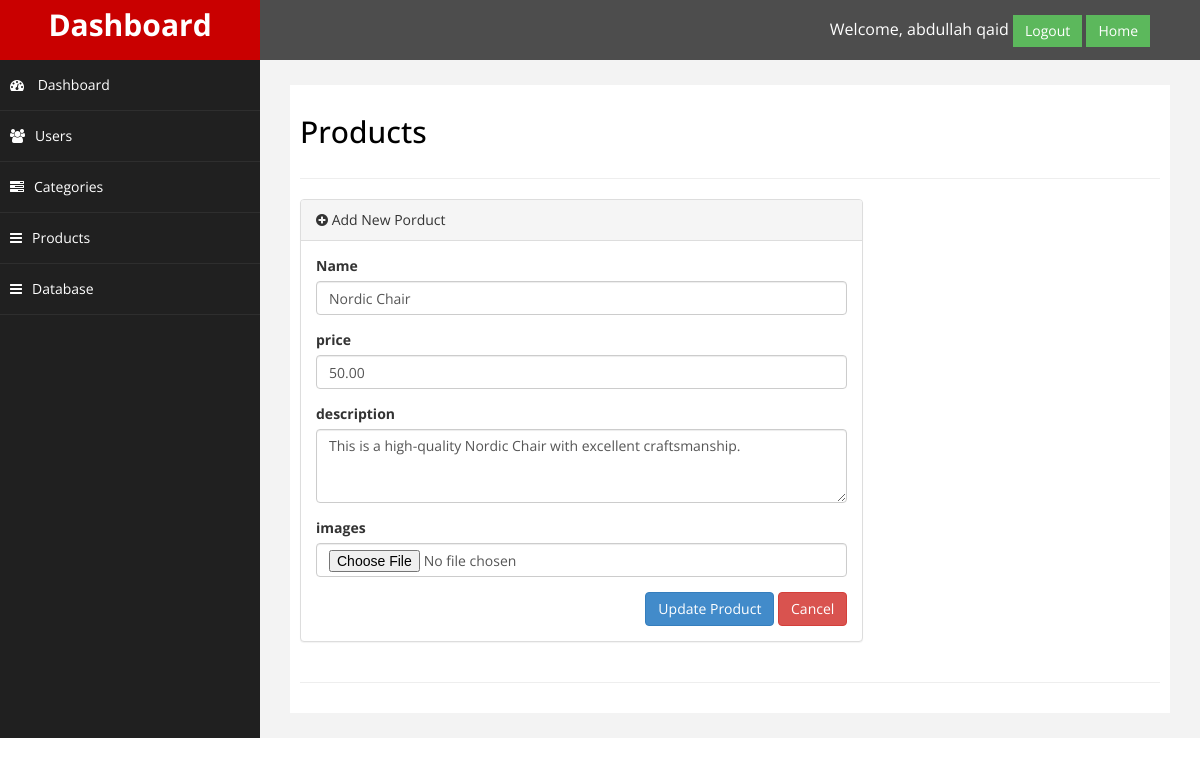
Page /admin/editproducts.php?action=edit&id=11 (signed in) on the committed database.
### tables this page shows
CREATE TABLE `products` (
  `product_id` int(11) NOT NULL,
  `name` varchar(100) NOT NULL,
  `description` varchar(255) DEFAULT NULL,
  `price` decimal(10,2) NOT NULL,
  `image` varchar(255) DEFAULT NULL,
  `stock_quantity` int(11) NOT NULL DEFAULT 0,
  `created_at` timestamp NOT NULL DEFAULT current_timestamp(),
  `updated_at` timestamp NOT NULL DEFAULT current_timestamp() ON UPDATE current_timestamp()
);

### admin/editproducts.php (the view, shortened to what this page needs)
<?php
include('upload/header.php');
require('db_connect.php');
?>
<div id="page-wrapper">
    <div id="page-inner">
        <div class="row">
            <div class="col-md-12">
                <h2><i class="fa fa-items"></i>Products</h2>
            </div>
        </div>
        <hr />
        <div class="row">
            <div class="col-md-8">
                <div class="panel panel-default">
                    <div class="panel-heading">
                        <i class="fa fa-plus-circle"></i> Add New Porduct
                    </div>
                    <?php
                    $name = $price = $description = "";
                    $product_id = $_GET['id'];
                    $query = "SELECT * FROM products WHERE product_id = :product_id";
                    $stmt = $db->prepare($query);
                    $stmt->bindParam(':product_id', $product_id);
                    $stmt->execute();
                    if ($stmt->rowCount() > 0) {
                        $user = $stmt->fetch(PDO::FETCH_ASSOC);
                        $name = $user['name'];
                        $price = $user['price'];
                        $description = $user['description'];
                    } else {
                        echo "<div class='alert alert-danger'> Products   not Found </div>";
                        exit;
                    }
                    ?>
                    <div class="panel-body">
                        <div class="row">
                            <div class="col-md-12">
                                <form role="form" method="post" enctype="multipart/form-data">
                                    <div class="form-group">
                                        <label>Name</label>
                                        <input type="text" name="name" value="<?php echo $name ?>"
                                            placeholder="Please Enter your Name " class="form-control" />
                                    </div>
                                    <div class="form-group">
                                        <label>price</label>
                                        <input type="text" name="price" value="<?php echo $price ?>"
                                            placeholder="Please Enter your Name " class="form-control" />
                                    </div>
                                    <div class="form-group">
                                        <label>description</label>
                                        <textarea placeholder="Please Enter Description"
                                            value="<?php echo $description ?>" name="description" class="form-control"
                                            cols="30" rows="3"><?php echo $description ?></textarea>
                                    </div>
                                    <div class="form-group">
                                        <label>images</label>
                                        <input type="file" class="form-control" name="image">
                                    </div>
                                    <div style="float:right;">
                                        <button type="submit" name="submitProduct" class="btn btn-primary">Update
                                            Product</button>
                                        <button type="reset" class="btn btn-danger">Cancel</button>
                                    </div>
                            </div>
                        </div>
                    </div>
                </div>
            </div>
        </div>
        <hr />
    </div>
</div>
</div>
<?php
include('upload/footer.php');
?>

### admin/assets/css/custom.css (style rules this page uses)
body { font-family: 'Open Sans', sans-serif; }
#page-wrapper { padding: 15px 15px; min-height: 600px; background:#F3F3F3; }
#page-inner { width:100%; margin:10px 20px 10px 0px; background-color:#fff!important; padding:10px; min-height:600px; }
h2 { color: #000; }
@media (min-width:768px) { #page-wrapper { margin: 0 0 0 260px; padding: 15px 30px; } }

### rows in the picture
products: name "Nordic Chair", price "50.00", description "This is a high-quality Nordic Chair with excellent craftsmanship."

### other values in the picture
$_SESSION['username'] "abdullah qaid"
